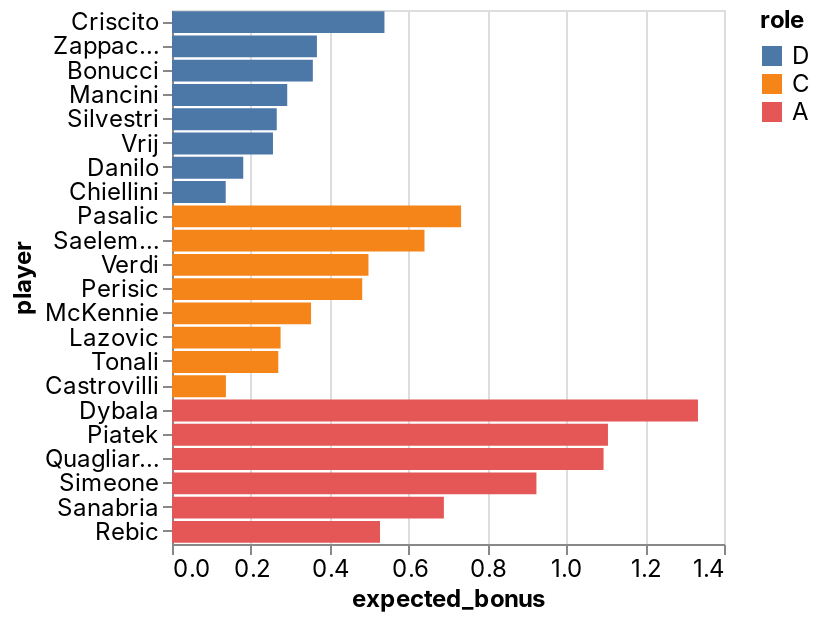

The notebook cell saved with this chart:
### Code cell
_deepnote_run_altair(team, """{"$schema":"https://vega.github.io/schema/vega-lite/v4.json","mark":{"type":"bar","tooltip":{"content":"data"}},"height":220,"autosize":{"type":"fit"},"data":{"name":"placeholder"},"encoding":{"x":{"field":"expected_bonus","type":"quantitative","sort":null,"scale":{"type":"linear","zero":false}},"y":{"field":"player","type":"nominal","sort":null,"scale":{"type":"linear","zero":true}},"color":{"field":"role","type":"nominal","sort":null,"scale":{"type":"linear","zero":false}}}}""")

### Figure 1 — Vega-Lite specification as saved in the notebook (floating-point values rounded to 4 significant figures)
{"config": {"view": {"continuousWidth": 400, "continuousHeight": 300}, "area": {"fill": "#51C0E9"}, "axis": {"labelFont": "Inter, sans-serif", "labelFontSize": 12, "labelFontWeight": "normal", "labelLimit": 60, "labelOverlap": "greedy", "titleFont": "Inter, sans-serif", "titleFontSize": 12, "titleFontWeight": "bold"}, "background": "#ffffff", "legend": {"labelFont": "Inter, sans-serif", "labelFontSize": 12, "titleFont": "Inter, sans-serif", "titleFontSize": 12, "titleFontWeight": "bold"}, "line": {"stroke": "#51C0E9", "strokeWidth": 2}, "rect": {"fill": "#51C0E9"}, "title": {"anchor": "start", "color": "#000000", "font": "Inter, sans-serif", "fontSize": 22, "fontWeight": "normal"}}, "data": {"name": "data-5ac2f78406d48529ba77c1583096c1e0"}, "mark": {"type": "bar", "tooltip": {"content": "data"}}, "autosize": {"type": "fit"}, "encoding": {"color": {"type": "nominal", "field": "role", "scale": {"type": "linear", "zero": false}, "sort": null}, "x": {"type": "quantitative", "field": "expected_bonus", "scale": {"type": "linear", "zero": false}, "sort": null}, "y": {"type": "nominal", "field": "player", "scale": {"type": "linear", "zero": true}, "sort": null}}, "height": 300, "width": "container", "$schema": "https://vega.github.io/schema/vega-lite/v4.json", "datasets": {"data-5ac2f78406d48529ba77c1583096c1e0": [{"fanta_team": "MEZAFE", "role": "D", "player": "Criscito", "team": "Genoa", "opponent": "Venezia", "date": "2022-02-20T00:00:00", "expected_bonus": 0.5388}, {"fanta_team": "MEZAFE", "role": "D", "player": "Zappacosta", "team": "Atalanta", "opponent": "Fiorentina", "date": "2022-02-20T00:00:00", "expected_bonus": 0.3676}, {"fanta_team": "MEZAFE", "role": "D", "player": "Bonucci", "team": "Juventus", "opponent": "Torino", "date": "2022-02-18T00:00:00", "expected_bonus": 0.3572}, {"fanta_team": "MEZAFE", "role": "D", "player": "Mancini", "team": "Roma", "opponent": "Verona", "date": "2022-02-19T00:00:00", "expected_bonus": 0.2923}, {"fanta_team": "MEZAFE", "role": "D", "player": "Silvestri", "team": "Bologna", "opponent": "Spezia", "date": "2022-02-21T00:00:00", "expected_bonus": 0.2657}, {"fanta_team": "MEZAFE", "role": "D", "player": "Vrij", "team": "Inter", "opponent": "Sassuolo", "date": "2022-02-20T00:00:00", "expected_bonus": 0.2561}, {"fanta_team": "MEZAFE", "role": "D", "player": "Danilo", "team": "Juventus", "opponent": "Torino", "date": "2022-02-18T00:00:00", "expected_bonus": 0.1807}, {"fanta_team": "MEZAFE", "role": "D", "player": "Chiellini", "team": "Juventus", "opponent": "Torino", "date": "2022-02-18T00:00:00", "expected_bonus": 0.1362}, {"fanta_team": "MEZAFE", "role": "C", "player": "Pasalic", "team": "Atalanta", "opponent": "Fiorentina", "date": "2022-02-20T00:00:00", "expected_bonus": 0.7332}, {"fanta_team": "MEZAFE", "role": "C", "player": "Saelemaekers", "team": "AC Milan", "opponent": "Salernitana", "date": "2022-02-19T00:00:00", "expected_bonus": 0.6404}, {"fanta_team": "MEZAFE", "role": "C", "player": "Verdi", "team": "Salernitana", "opponent": "AC Milan", "date": "2022-02-19T00:00:00", "expected_bonus": 0.4983}, {"fanta_team": "MEZAFE", "role": "C", "player": "Perisic", "team": "Inter", "opponent": "Sassuolo", "date": "2022-02-20T00:00:00", "expected_bonus": 0.4824}, {"fanta_team": "MEZAFE", "role": "C", "player": "McKennie", "team": "Juventus", "opponent": "Torino", "date": "2022-02-18T00:00:00", "expected_bonus": 0.3527}, {"fanta_team": "MEZAFE", "role": "C", "player": "Lazovic", "team": "Verona", "opponent": "Roma", "date": "2022-02-19T00:00:00", "expected_bonus": 0.2754}, {"fanta_team": "MEZAFE", "role": "C", "player": "Tonali", "team": "AC Milan", "opponent": "Salernitana", "date": "2022-02-19T00:00:00", "expected_bonus": 0.2695}, {"fanta_team": "MEZAFE", "role": "C", "player": "Castrovilli", "team": "Fiorentina", "opponent": "Atalanta", "date": "2022-02-20T00:00:00", "expected_bonus": 0.1367}, {"fanta_team": "MEZAFE", "role": "A", "player": "Dybala", "team": "Juventus", "opponent": "Torino", "date": "2022-02-18T00:00:00", "expected_bonus": 1.334}, {"fanta_team": "MEZAFE", "role": "A", "player": "Piatek", "team": "Fiorentina", "opponent": "Atalanta", "date": "2022-02-20T00:00:00", "expected_bonus": 1.106}, {"fanta_team": "MEZAFE", "role": "A", "player": "Quagliarella", "team": "Sampdoria", "opponent": "Empoli", "date": "2022-02-19T00:00:00", "expected_bonus": 1.095}, {"fanta_team": "MEZAFE", "role": "A", "player": "Simeone", "team": "Verona", "opponent": "Roma", "date": "2022-02-19T00:00:00", "expected_bonus": 0.9243}, {"fanta_team": "MEZAFE", "role": "A", "player": "Sanabria", "team": "Torino", "opponent": "Juventus", "date": "2022-02-18T00:00:00", "expected_bonus": 0.6895}, {"fanta_team": "MEZAFE", "role": "A", "player": "Rebic", "team": "AC Milan", "opponent": "Salernitana", "date": "2022-02-19T00:00:00", "expected_bonus": 0.5276}]}}
